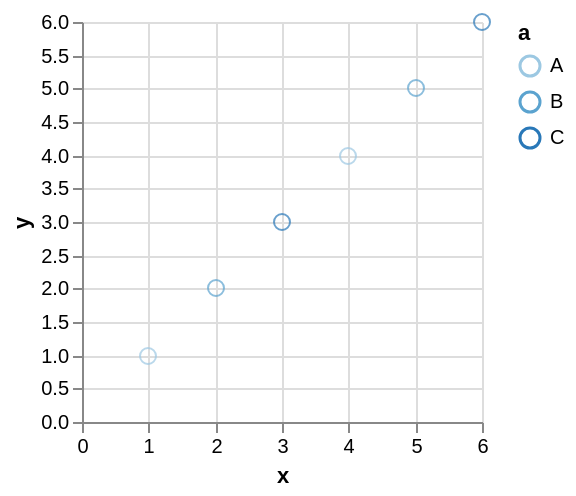

Source (Vega-Lite JSON):
### Vega specification from a JSON file in a GitHub repository (floating-point values rounded to 4 significant figures)
{"$schema": "http://vega.github.io/schema/vega/v3.0.json", "autosize": "pad", "padding": 5, "signals": [{"name": "width", "update": "data('layout')[0].width"}, {"name": "height", "update": "data('layout')[0].height"}, {"name": "unit", "value": {}, "on": [{"events": "mousemove", "update": "group()._id ? group() : unit"}]}], "data": [{"name": "source", "values": [{"a": "B", "x": 2, "y": 2}, {"a": "A", "x": 1, "y": 1}, {"a": "A", "x": 4, "y": 4}, {"a": "B", "x": 5, "y": 5}, {"a": "C", "x": 3, "y": 3}, {"a": "C", "x": 6, "y": 6}], "format": {"type": "json", "parse": {"x": "number", "y": "number"}}, "transform": [{"type": "filter", "expr": "datum[\"x\"] !== null && !isNaN(datum[\"x\"]) && datum[\"y\"] !== null && !isNaN(datum[\"y\"])"}]}, {"name": "layout", "values": [{}], "transform": [{"type": "formula", "as": "width", "expr": "200"}, {"type": "formula", "as": "height", "expr": "200"}]}], "marks": [{"name": "main", "type": "group", "from": {"data": "layout"}, "encode": {"update": {"width": {"field": "width"}, "height": {"field": "height"}, "fill": {"value": "transparent"}}}, "marks": [{"name": "marks", "type": "symbol", "role": "point", "from": {"data": "source"}, "encode": {"update": {"x": {"scale": "x", "field": "x"}, "y": {"scale": "y", "field": "y"}, "stroke": {"scale": "color", "field": "a"}, "fill": {"value": "transparent"}, "opacity": {"value": 0.7}}}}], "scales": [{"name": "x", "type": "linear", "domain": {"data": "source", "field": "x"}, "range": [0, 200], "round": true, "nice": true, "zero": true}, {"name": "y", "type": "linear", "domain": {"data": "source", "field": "y"}, "range": [200, 0], "round": true, "nice": true, "zero": true}, {"name": "color", "type": "ordinal", "domain": {"data": "source", "field": "a", "sort": true}, "range": "ordinal"}], "axes": [{"scale": "x", "format": "s", "orient": "bottom", "tickCount": 5, "title": "x", "zindex": 1}, {"scale": "x", "domain": false, "format": "s", "grid": true, "labels": false, "orient": "bottom", "tickCount": 5, "ticks": false, "zindex": 0, "gridScale": "y"}, {"scale": "y", "format": "s", "orient": "left", "title": "y", "zindex": 1}, {"scale": "y", "domain": false, "format": "s", "grid": true, "labels": false, "orient": "left", "ticks": false, "zindex": 0, "gridScale": "x"}], "legends": [{"stroke": "color", "title": "a"}]}]}
